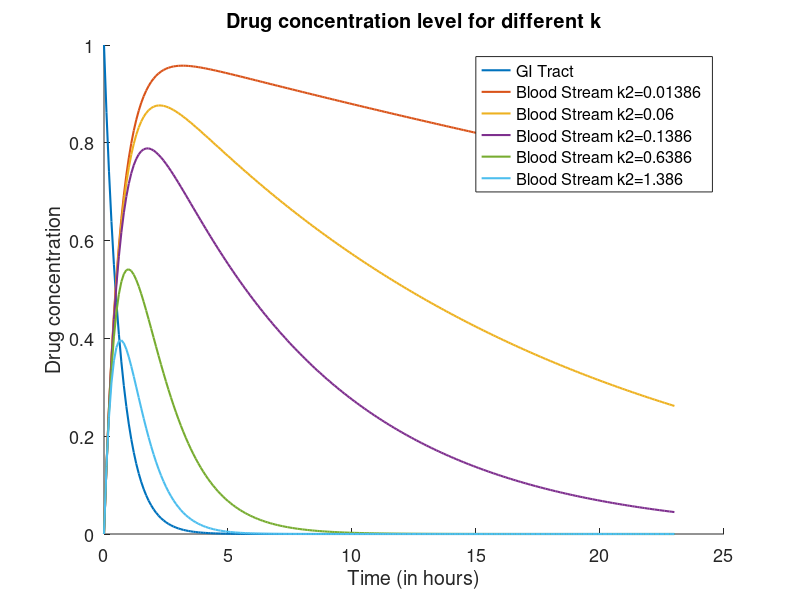

MATLAB code for this plot:
%Q3(b):

% Explanation : For smaller values of k2 it can be seen that it takes
% longer time for drug level in blood stream to reduce to zero level. Also the
% maximum drug level reached in blood stream is higher for lower values of
% k2. This is because higher the value of k2 fast the drug will
% eliminate and so the maximum drug level reached is less for same value of k1.
% Here the diffusion rate of drug in blood stream will remain same
% irrespective of value of k2. The increase in drug level in blood stream
% phase almost coincides for all values of k2 till maximum level is reached
% because the drug is diffused in blood stream at same rate.
close all;
clear all;
total = 24;
set(gca,'fontsize',13)
hold on
dt = 0.1;
iter = (total - 1) / dt + 1;
k1 = 1.386;
ks = [0.01386, 0.06, 0.1386, 0.6386, 1.386];
for j = 1 : 5
    k2 = ks(j);
    Q1 = zeros(iter, 1);
    Q2 = zeros(iter, 1);
    Q1(1) = 1;
    Q2(1) = 0;
    t = zeros(iter, 1);
    for i = 2 : iter
        Q1(i) = Q1(i - 1) - dt * k1 * Q1(i - 1);
        Q2(i) = Q2(i - 1) + dt * (k1 * Q1(i - 1) - k2 * Q2(i - 1)); 
        t(i) = t(i - 1) + dt;
    end;
    if(j == 1)
        plot(t, Q1,'lineWidth',1.5)
        hold on
    end;
    plot(t, Q2,'lineWidth',1.5)
    hold on
end;
legend('GI Tract', strcat('Blood Stream k2=',num2str(ks(1))), strcat('Blood Stream k2=',num2str(ks(2))), strcat('Blood Stream k2=',num2str(ks(3))), strcat('Blood Stream k2=',num2str(ks(4))), strcat('Blood Stream k2=',num2str(ks(5))));
title('Drug concentration level for different k');
xlabel('Time (in hours)');
ylabel('Drug concentration');
